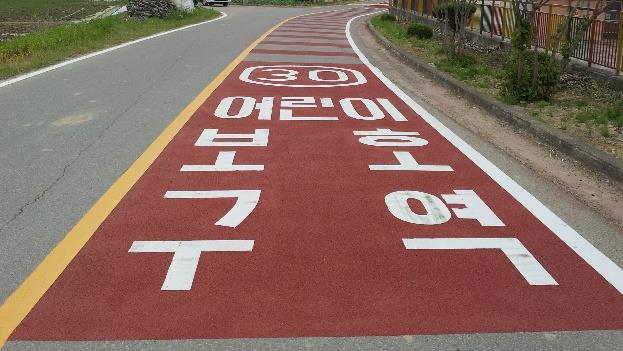
#> input picture python_opencv_1_src/08_이미지기하학적변환/5_퍼스펙티브 변환/test.jpg, 623 x 351 px
$ python 9-10.py
#> lines starting #> are read from the running program, lines starting #| are printed output that depends on the picture
import numpy as np
import cv2


point_list = []
src = np.zeros([4, 2], dtype=np.float32)
idx = 0

def mouse_callback(event, x, y, flags, param):
    global point_list, idx


    if event == cv2.EVENT_LBUTTONDOWN:

        src[idx] = (x, y)
        idx = idx + 1

        print("(%d, %d)" % (x, y))
        point_list.append((x, y))
        cv2.circle(img_color, (x, y), 10, (0, 0, 255), -1)


cv2.namedWindow('original')
cv2.setMouseCallback('original', mouse_callback)


img_color = cv2.imread('test.jpg')
#> img_color is the input picture: shape (351, 623, 3); mean B, G, R 97.9, 107.3, 136.8
img_original = img_color.copy()


while(True):

    cv2.imshow("original", img_color)


    height, width = img_color.shape[:2]
#> height = 351; width = 623


    if cv2.waitKey(1) == 32:
#> (key Esc is pressed here)
        break


dst = np.float32([[0,0],[width,0],[0,height],[width,height]])
#> dst = [[0, 0], [623, 0], [0, 351], [623, 351]]


M = cv2.getPerspectiveTransform(src,dst)


img_result = cv2.warpPerspective(img_original, M, (width,height))
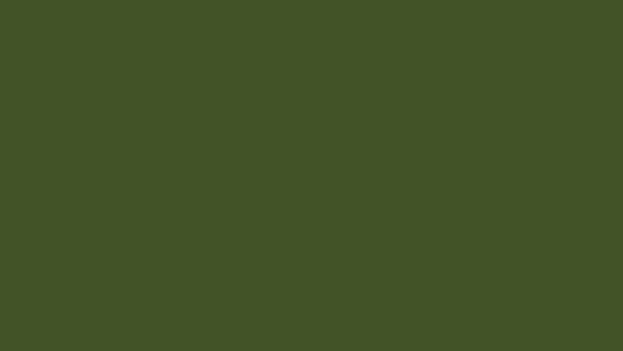
#> img_result: shape (351, 623, 3); mean B, G, R 39, 83, 66


cv2.imshow("result1", img_result)
cv2.waitKey(0)
cv2.destroyAllWindows()
